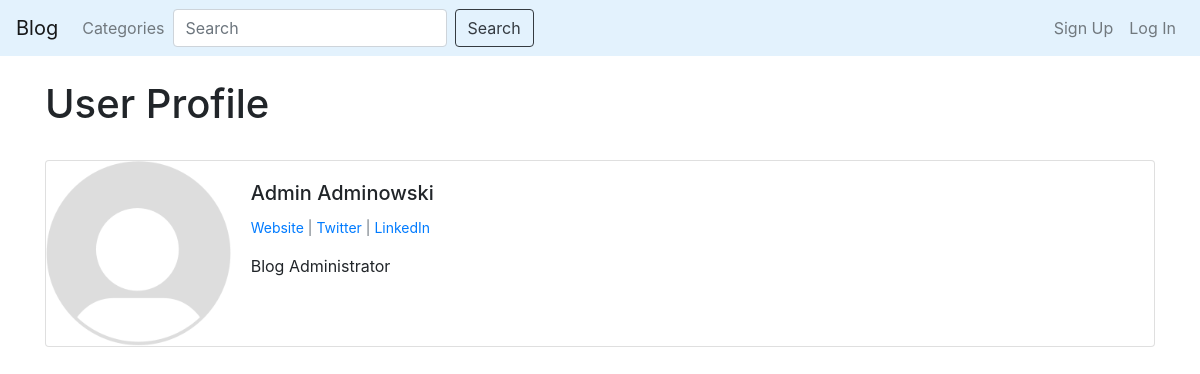
Screenshot of /members/2/profile/ with the database file from the repository.
### blog/models.py (models this page shows, shortened)
class Profile(models.Model):
    user = models.OneToOneField(User, null=True, on_delete=models.CASCADE)
    bio = models.TextField()
    profile_pic = models.ImageField(null=True, blank=True, upload_to='images/profile/')
    website_url = models.CharField(max_length=255, null=True, blank=True)
    facebook_url = models.CharField(max_length=255, null=True, blank=True)
    twitter_url = models.CharField(max_length=255, null=True, blank=True)
    instagram_url = models.CharField(max_length=255, null=True, blank=True)
    youtube_url = models.CharField(max_length=255, null=True, blank=True)
    linkedin_url = models.CharField(max_length=255, null=True, blank=True)

### members/views.py (the view)
# urls.py: path('<int:pk>/profile/', ShowProfilePageView.as_view(), name='show_profile_page'),
class ShowProfilePageView(generic.DetailView):
    model = Profile
    template_name = 'registration/user_profile.html'
    def get_context_data(self, *args, **kwargs):
        users = Profile.objects.all()
        context = super(ShowProfilePageView, self).get_context_data(*args, **kwargs)
        page_user = get_object_or_404(Profile, id=self.kwargs['pk'])
        context["page_user"] = page_user
        return context

### members/templates/registration/user_profile.html (shortened to what this page needs)
{% extends 'base.html' %}
{% load static %}
{% block content %}
<h1>User Profile</h1>
<br/>
<div class="card mb-3">
    <div class="row no-gutters">
      <div class="col-md-2">
        {% if page_user.profile_pic %}
            <img src="{{page_user.profile_pic.url}}" class="card-img">
        {% else %}
            <img src="{% static 'blog/images/default_pfp.png' %}" class="card-img">
        {% endif %}
      </div>
      <div class="col-md-10">
        <div class="card-body">
          <h5 class="card-title">  {{ page_user.user.first_name}} {{ page_user.user.last_name }}</h5>
          <p class="small text-muted">
            {% if page_user.website_url %}
            <a href="https://{{ page_user.website_url }}">Website</a>
            {% endif %}
            {% if page_user.twitter_url %}
                | <a href="https://{{ page_user.twitter_url }}">Twitter</a>
            {% endif %}
            {% if page_user.linkedin_url %}
                | <a href="https://{{ page_user.linkedin_url }}">LinkedIn</a>
            {% endif %}
            </p>
          <p class="card-text">{{ page_user.bio }}</p>
        </div>
      </div>
    </div>
  </div>
{% endblock %}

### rows the page displays
Profile: user.first_name "Admin", user.last_name "Adminowski", bio "Blog Administrator"
